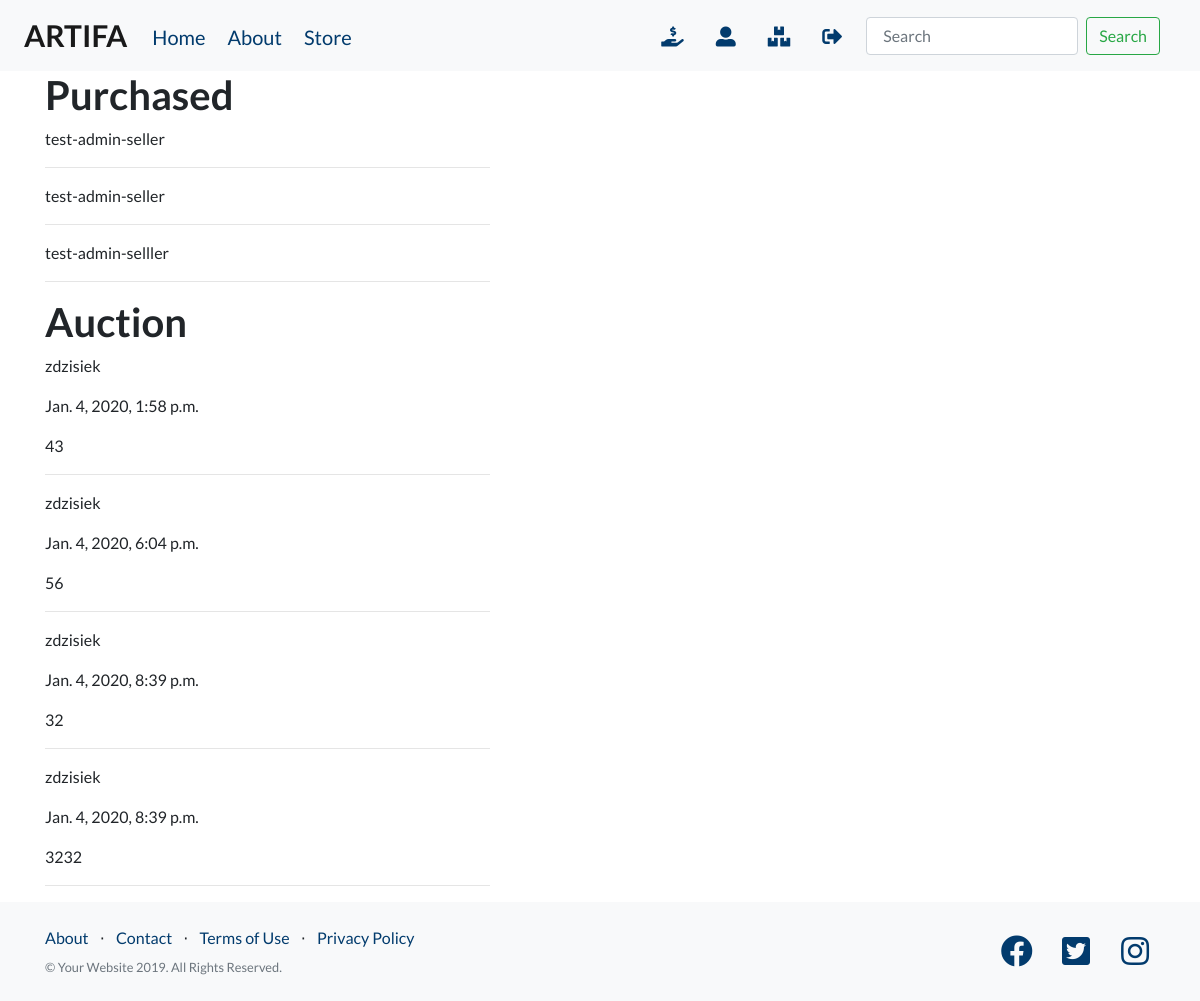
/profile/storage/ (signed in), run on an earlier commit of the app's database.
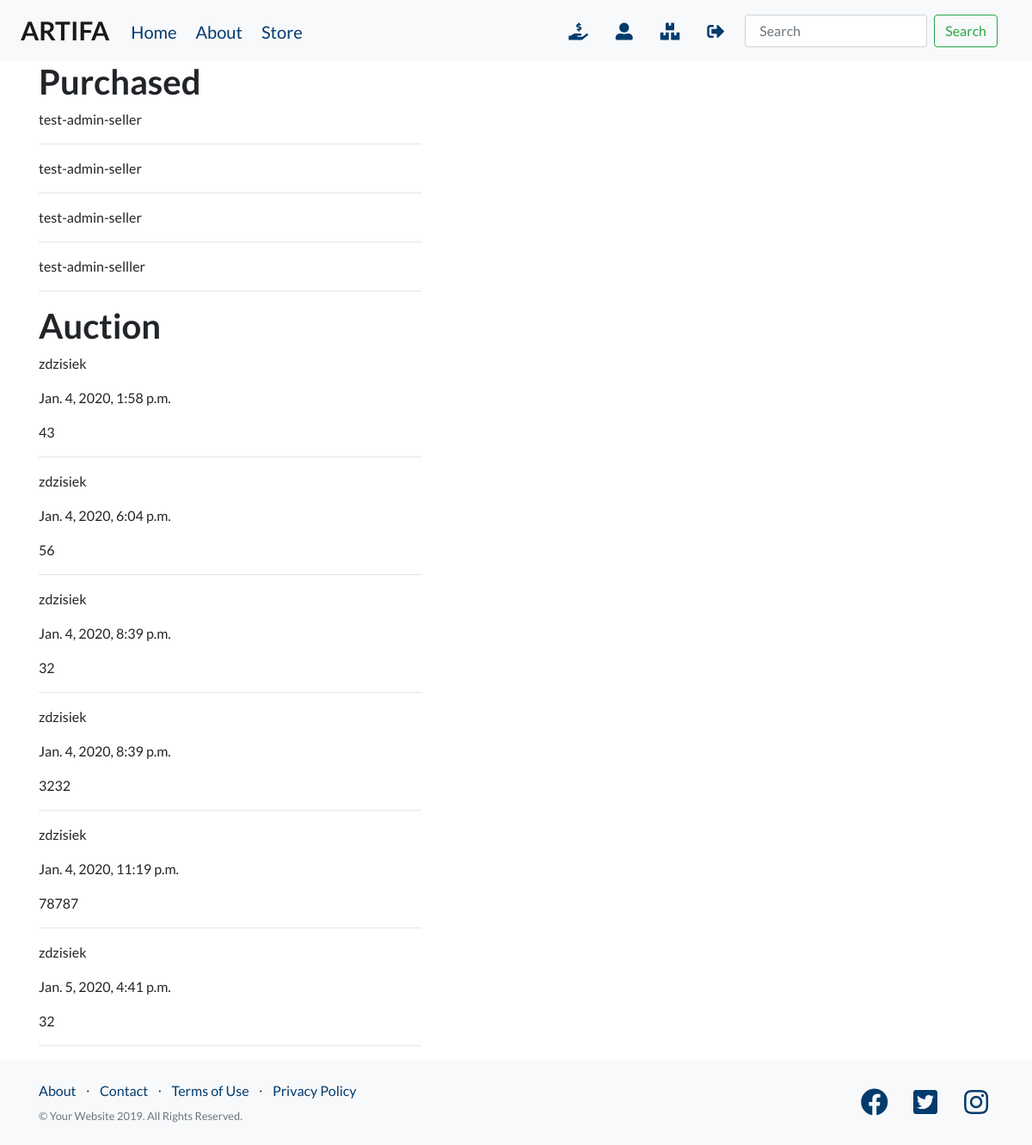
And on a later commit of the database.
### auction_store/models.py (models this page shows, shortened)
class Item(models.Model):
    image = models.ImageField(upload_to='profile_pics', default='default.jpg')
    name = models.CharField(max_length=100)
    desc = models.TextField()
    price = models.IntegerField()
    start_date = models.DateTimeField(auto_now=True)
    in_auction = models.BooleanField()
    end_date = models.DateTimeField(default=dtime)
    seller = models.ForeignKey(User, on_delete=models.CASCADE)
    sold = models.BooleanField(null=True)
    buyer = models.ForeignKey(
        User, null=True, related_name="buyer", on_delete=models.CASCADE)

class Bid(models.Model):
    amount = models.IntegerField(null=False, blank=False)
    date = models.DateTimeField(default=timezone.now)
    item = models.ForeignKey(Item, on_delete=models.CASCADE)
    bidder = models.ForeignKey(User, on_delete=models.CASCADE)

### users/views.py (the view)
# urls.py: path('profile/storage/', UserItemListView.as_view(), name='storage'),
class UserItemListView(ListView):
    model = Item
    template_name = 'users/storage.html'
    context_object_name = 'items'
    ordering = ['-start_date']
    def get_context_data(self, **kwargs):
        context = super(UserItemListView, self).get_context_data(**kwargs)
        context['bids'] = Bid.objects.all()
        return context

### users/templates/users/storage.html
{% extends 'auction_store/base.html' %}
{% block content %}
<div class="container">
    <div class="row">
          <div class="col-5 media-body">
            <h1>Purchased</h1>
            {% for item in items %}
                {% if item.buyer == user %}
                    <p>{{ item.name }}</p>
                    <hr>
                {% endif %}
            {% endfor %}
        </div>
        <div class="col-md-5">
        </div>
    </div>
    <div class="row">
          <div class="col-5 media-body">
            <h1>Auction</h1>
            {% for bid in bids %}
                {% if bid.bidder == user %}
                    <p>{{ bid.bidder }}</p>
                    <p>{{ bid.date }}</p>
                    <p>{{ bid.amount }}</p>
                    <hr>
                {% endif %}
            {% endfor %}
        </div>
        <div class="col-md-5">
        </div>
    </div>
</div>
{% endblock content %}

### auction_store/templates/auction_store/base.html (shortened to what this page needs)
{% load static %}
<!DOCTYPE html>
<html lang="en">
<head>
    <link rel="stylesheet" href="https://use.fontawesome.com/releases/v5.10.2/css/all.css"
>
    <link href="{% static 'bootstrap/bootstrap.min.css' %}" rel="stylesheet">
    <link href="{% static 'css/main.css' %}" rel="stylesheet">
</head>
<body>
    <nav class="navbar navbar-expand-lg navbar-light bg-light static-top pl-4 pr-4">
        <a class="navbar-brand font-weight-bold" href="{% url 'auction_store-home' %}">ARTIFA</a>
        <div class="collapse navbar-collapse" id="navbarSupportedContent">
            <ul class="navbar-nav mr-auto">
                <li class="nav-item active">
                    <a class="nav-item btn btn-link pl-0 pl-md-2 pt-md-2 active"
                    href="{% url 'auction_store-home' %}">Home
                    </a>
                </li>
                <li class="nav-item">
                    <a class="nav-item btn btn-link pl-0 pl-md-2 pt-md-2"
                    href="{% url 'auction_store-home' %}">About
                    </a>
                </li>
                <li class="nav-item">
                    <a class="nav-item btn btn-link pl-0 pl-md-2 pt-md-2 active"
                    href="{% url 'auction_store-store' %}">Store
                    </a>
                </li>
            </ul>
            <ul class="navbar-nav pr-3">
                {% if user.is_authenticated %}
                <li class="nav-item pt-md-1 px-md-3">
                    <a class="nav-link" href="{% url 'item-create' %}" role="button"
                    data-toggle="tooltip" data-placement="bottom" title="Sell">
                        <i class="nav-item fas fa-hand-holding-usd"></i>
                    </a>
                </li>
                <li class="nav-item pt-md-1">
                    <a class="nav-link" href="{% url 'profile' %}" id="navbarDropdown" role="button"
                    data-toggle="tooltip" data-placement="bottom" title="Your Account"
                    aria-haspopup="true" aria-expanded="false">
                        <i class="nav-item fas fa-user-alt"></i>
                    </a>
                </li>
                <li class="nav-item pt-md-1 px-md-3">
                    <a class="nav-link" href="{% url 'storage' %}" role="button" data-toggle="tooltip"
                    data-placement="bottom" title="Storage">
                        <i class="nav-item fas fa-boxes"></i>
                    </a>
                </li>
                <li class="nav-item pt-md-1 pr-md-3">
                    <a class="nav-link" href="{% url 'logout' %}" role="button"
                    data-toggle="tooltip" data-placement="bottom" title="Logout">
                        <i class="nav-item fas fa-sign-out-alt"></i>
                    </a>
                </li>
                {% endif %}
                <li class="nav-item">
                    <form class="form-inline align-center">
                        <input id="search-input" class="form-control p-0 mr-1 pl-1 px-md-3"
                        type="search" placeholder="Search" aria-label="Search">
                        <button class="btn btn-outline-success my-2 ml-1"
                        type="submit">Search</button>
                    </form>
                </li>
            </ul>
        </div>
    </nav>
    {% block content %}
    {% endblock %}
    <footer class="footer bg-light py-4">
        <div class="container">
            <div class="row">
                <div class="col-lg-6 h-100 text-center text-lg-left my-auto">
                    <ul class="list-inline mb-2">
                        <li class="list-inline-item">
                            <a href="#">About</a>
                        </li>
                        <li class="list-inline-item">&sdot;</li>
                        <li class="list-inline-item">
                            <a href="#">Contact</a>
                        </li>
                        <li class="list-inline-item">&sdot;</li>
                        <li class="list-inline-item">
                            <a href="#">Terms of Use</a>
                        </li>
                        <li class="list-inline-item">&sdot;</li>
                        <li class="list-inline-item">
                            <a href="#">Privacy Policy</a>
                        </li>
                    </ul>
                    <p class="text-muted small mb-4 mb-lg-0">
                    &copy; Your Website 2019. All Rights Reserved.</p>
                </div>
                <div class="col-lg-6 h-100 text-center text-lg-right my-auto">
                    <ul class="list-inline mb-0">
                        <li class="list-inline-item mr-3">
                            <a href="#">
                                <i class="fab fa-facebook fa-2x fa-fw"></i>
                            </a>
                        </li>
                        <li class="list-inline-item mr-3">
                            <a href="#">
                                <i class="fab fa-twitter-square fa-2x fa-fw"></i>
                            </a>
                        </li>
                        <li class="list-inline-item">
                            <a href="#">
                                <i class="fab fa-instagram fa-2x fa-fw"></i>
                            </a>
                        </li>
                    </ul>
                </div>
            </div>
        </div>
    </footer>
</body>
</html>

### auction_store/static/css/main.css (style rules this page uses)
body { font-family: 'Lato', 'Helvetica Neue', Helvetica, Arial, sans-serif; }
h1, h2, h3, h4, h5, h6 { font-family: 'Lato', 'Helvetica Neue', Helvetica, Arial, sans-serif; font-weight: 700; }
.navbar-brand { font-size: 30px; }
#search-input { width: auto ; }
.nav-item { color: rgba(2, 59, 109, 1) !important; font-size: 20px; }
footer.footer { padding-top: 4rem; padding-bottom: 4rem; }
a { color: #023b6d; text-decoration: none; }

What changed in the data, as far as the page shows it:
now on this page (row edited): Item: name "test-admin-seller"
added Bid: bidder "zdzisiek", date "Jan. 4, 2020, 11:19 p.m.", amount "78787"
added Bid: bidder "zdzisiek", date "Jan. 5, 2020, 4:41 p.m.", amount "32"
